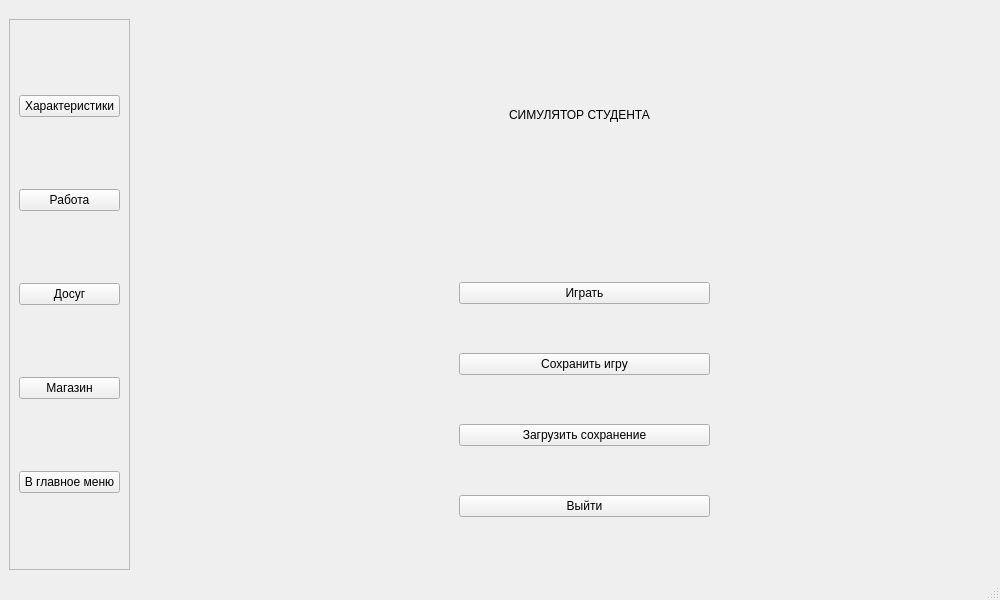
<?xml version="1.0" encoding="UTF-8"?>
<ui version="4.0">
 <class>MainWindow</class>
 <widget class="QMainWindow" name="MainWindow">
  <property name="geometry">
   <rect>
    <x>0</x>
    <y>0</y>
    <width>1000</width>
    <height>600</height>
   </rect>
  </property>
  <property name="minimumSize">
   <size>
    <width>1000</width>
    <height>600</height>
   </size>
  </property>
  <property name="maximumSize">
   <size>
    <width>1000</width>
    <height>600</height>
   </size>
  </property>
  <property name="windowTitle">
   <string>MainWindow</string>
  </property>
  <widget class="QWidget" name="GameWindow">
   <property name="minimumSize">
    <size>
     <width>1000</width>
     <height>600</height>
    </size>
   </property>
   <property name="maximumSize">
    <size>
     <width>1000</width>
     <height>600</height>
    </size>
   </property>
   <widget class="QStackedWidget" name="stack">
    <property name="geometry">
     <rect>
      <x>149</x>
      <y>-1</y>
      <width>831</width>
      <height>571</height>
     </rect>
    </property>
    <property name="currentIndex">
     <number>0</number>
    </property>
    <widget class="QWidget" name="TitleScreen">
     <widget class="QWidget" name="verticalLayoutWidget">
      <property name="geometry">
       <rect>
        <x>10</x>
        <y>240</y>
        <width>851</width>
        <height>321</height>
       </rect>
      </property>
      <layout class="QVBoxLayout" name="layout_title_buttons">
       <property name="leftMargin">
        <number>300</number>
       </property>
       <property name="rightMargin">
        <number>300</number>
       </property>
       <item>
        <widget class="QPushButton" name="button_play">
         <property name="text">
          <string>Играть</string>
         </property>
        </widget>
       </item>
       <item>
        <widget class="QPushButton" name="Save">
         <property name="text">
          <string>Сохранить игру</string>
         </property>
        </widget>
       </item>
       <item>
        <widget class="QPushButton" name="LoadSave">
         <property name="text">
          <string>Загрузить сохранение</string>
         </property>
        </widget>
       </item>
       <item>
        <widget class="QPushButton" name="button_quit">
         <property name="text">
          <string>Выйти</string>
         </property>
        </widget>
       </item>
      </layout>
     </widget>
     <widget class="QLabel" name="label_name">
      <property name="geometry">
       <rect>
        <x>10</x>
        <y>70</y>
        <width>841</width>
        <height>91</height>
       </rect>
      </property>
      <property name="text">
       <string>СИМУЛЯТОР СТУДЕНТА</string>
      </property>
      <property name="alignment">
       <set>Qt::AlignCenter</set>
      </property>
     </widget>
    </widget>
    <widget class="QWidget" name="StatsScreen">
     <widget class="QWidget" name="verticalLayoutWidget_3">
      <property name="geometry">
       <rect>
        <x>29</x>
        <y>89</y>
        <width>691</width>
        <height>481</height>
       </rect>
      </property>
      <layout class="QVBoxLayout" name="layout_allstats">
       <property name="leftMargin">
        <number>0</number>
       </property>
       <item>
        <layout class="QVBoxLayout" name="layout_money">
         <item>
          <widget class="QLabel" name="label_money">
           <property name="text">
            <string>Деньги</string>
           </property>
          </widget>
         </item>
         <item>
          <widget class="QLabel" name="label_job">
           <property name="text">
            <string>Работа</string>
           </property>
          </widget>
         </item>
        </layout>
       </item>
       <item>
        <widget class="QProgressBar" name="progressBar_hunger">
         <property name="value">
          <number>24</number>
         </property>
         <property name="alignment">
          <set>Qt::AlignCenter</set>
         </property>
        </widget>
       </item>
       <item>
        <widget class="QProgressBar" name="progressBar_mental_condition">
         <property name="value">
          <number>24</number>
         </property>
         <property name="alignment">
          <set>Qt::AlignCenter</set>
         </property>
        </widget>
       </item>
       <item>
        <widget class="QProgressBar" name="progressBar_health">
         <property name="value">
          <number>24</number>
         </property>
         <property name="alignment">
          <set>Qt::AlignCenter</set>
         </property>
        </widget>
       </item>
       <item>
        <widget class="QLabel" name="label_date">
         <property name="text">
          <string>Дата</string>
         </property>
        </widget>
       </item>
      </layout>
     </widget>
     <widget class="QLabel" name="label_stats_greeting">
      <property name="geometry">
       <rect>
        <x>400</x>
        <y>40</y>
        <width>431</width>
        <height>51</height>
       </rect>
      </property>
      <property name="text">
       <string>Характеристики</string>
      </property>
      <property name="alignment">
       <set>Qt::AlignCenter</set>
      </property>
     </widget>
    </widget>
    <widget class="QWidget" name="JobsScreen">
     <widget class="QLabel" name="label_jobs_greeting">
      <property name="geometry">
       <rect>
        <x>400</x>
        <y>40</y>
        <width>431</width>
        <height>51</height>
       </rect>
      </property>
      <property name="text">
       <string>Работа</string>
      </property>
      <property name="alignment">
       <set>Qt::AlignCenter</set>
      </property>
     </widget>
     <widget class="QWidget" name="gridLayoutWidget_2">
      <property name="geometry">
       <rect>
        <x>401</x>
        <y>120</y>
        <width>422</width>
        <height>441</height>
       </rect>
      </property>
      <layout class="QGridLayout" name="layout_jobs_options">
       <item row="6" column="0">
        <widget class="QPushButton" name="button_jobs_option7">
         <property name="text">
          <string>C++-разработчик в крупной компании [70000 р./мес.]</string>
         </property>
        </widget>
       </item>
       <item row="1" column="0">
        <widget class="QPushButton" name="button_jobs_option2">
         <property name="text">
          <string>Продавец-кассир в продуктовом магазине [10000 р./мес.]</string>
         </property>
        </widget>
       </item>
       <item row="2" column="0">
        <widget class="QPushButton" name="button_jobs_option3">
         <property name="text">
          <string>Администратор в продуктовом магазине [15000 р./мес.]</string>
         </property>
        </widget>
       </item>
       <item row="7" column="0">
        <widget class="QPushButton" name="button_jobs_option8">
         <property name="text">
          <string>Тимлид в крупном проекте [100000 р./мес.]</string>
         </property>
        </widget>
       </item>
       <item row="4" column="0">
        <widget class="QPushButton" name="button_jobs_option5">
         <property name="text">
          <string>Backend-разработчик в маленькой компании [25000 р./мес.]</string>
         </property>
        </widget>
       </item>
       <item row="8" column="0">
        <widget class="QPushButton" name="button_jobs_option9">
         <property name="text">
          <string>Глава отдела в международной компании [160000 р./мес.]</string>
         </property>
        </widget>
       </item>
       <item row="5" column="0">
        <widget class="QPushButton" name="button_jobs_option6">
         <property name="text">
          <string>Java-разработчик в средней компании [45000 р./мес.]</string>
         </property>
        </widget>
       </item>
       <item row="3" column="0">
        <widget class="QPushButton" name="button_jobs_option4">
         <property name="text">
          <string>HTML-верстальщик в маленькой компании [17000 р./мес.]</string>
         </property>
        </widget>
       </item>
       <item row="0" column="0">
        <widget class="QPushButton" name="button_jobs_option1">
         <property name="text">
          <string>Уборщик в маке [8000 р./мес.]</string>
         </property>
        </widget>
       </item>
       <item row="9" column="0">
        <widget class="QPushButton" name="button_jobs_option10">
         <property name="text">
          <string>CEO регионального филиала в международной компании [320000 р./мес.]</string>
         </property>
        </widget>
       </item>
      </layout>
     </widget>
     <widget class="QLabel" name="label_jobs_fulltime">
      <property name="geometry">
       <rect>
        <x>438</x>
        <y>90</y>
        <width>391</width>
        <height>20</height>
       </rect>
      </property>
      <property name="text">
       <string>Полная занятость</string>
      </property>
      <property name="alignment">
       <set>Qt::AlignCenter</set>
      </property>
     </widget>
    </widget>
    <widget class="QWidget" name="ShopScreen">
     <widget class="QLabel" name="label_shop_greeting">
      <property name="geometry">
       <rect>
        <x>400</x>
        <y>40</y>
        <width>431</width>
        <height>51</height>
       </rect>
      </property>
      <property name="text">
       <string>Магазин</string>
      </property>
      <property name="alignment">
       <set>Qt::AlignCenter</set>
      </property>
     </widget>
     <widget class="QWidget" name="gridLayoutWidget">
      <property name="geometry">
       <rect>
        <x>280</x>
        <y>119</y>
        <width>551</width>
        <height>451</height>
       </rect>
      </property>
      <layout class="QGridLayout" name="layout_shop_options">
       <item row="7" column="0">
        <widget class="QPushButton" name="button_shop_option8">
         <property name="text">
          <string>Поесть в кафе</string>
         </property>
        </widget>
       </item>
       <item row="3" column="1">
        <widget class="QLabel" name="label_option4_desctiption">
         <property name="text">
          <string>[Сытность: 15, цена: 150]</string>
         </property>
         <property name="alignment">
          <set>Qt::AlignCenter</set>
         </property>
        </widget>
       </item>
       <item row="13" column="1">
        <widget class="QLabel" name="label_option14_desctiption">
         <property name="text">
          <string>[Сытность: 85, цена: 20000]</string>
         </property>
         <property name="alignment">
          <set>Qt::AlignCenter</set>
         </property>
        </widget>
       </item>
       <item row="6" column="0">
        <widget class="QPushButton" name="button_shop_option7">
         <property name="text">
          <string>Замутить карри</string>
         </property>
        </widget>
       </item>
       <item row="8" column="1">
        <widget class="QLabel" name="label_option9_desctiption">
         <property name="text">
          <string>[Сытность: 30, цена: 1200]</string>
         </property>
         <property name="alignment">
          <set>Qt::AlignCenter</set>
         </property>
        </widget>
       </item>
       <item row="0" column="0">
        <widget class="QPushButton" name="button_shop_option1">
         <property name="text">
          <string>Покопаться в мусорке</string>
         </property>
        </widget>
       </item>
       <item row="1" column="0">
        <widget class="QPushButton" name="button_shop_option2">
         <property name="text">
          <string>Съесть дошик</string>
         </property>
        </widget>
       </item>
       <item row="12" column="0">
        <widget class="QPushButton" name="button_shop_option13">
         <property name="text">
          <string>Устроить шведский стол</string>
         </property>
        </widget>
       </item>
       <item row="4" column="0">
        <widget class="QPushButton" name="button_shop_option5">
         <property name="text">
          <string>Замутить простое блюдо</string>
         </property>
        </widget>
       </item>
       <item row="5" column="0">
        <widget class="QPushButton" name="button_shop_option6">
         <property name="text">
          <string>Съесть макароны с сыром</string>
         </property>
        </widget>
       </item>
       <item row="3" column="0">
        <widget class="QPushButton" name="button_shop_option4">
         <property name="text">
          <string>Скушать шаурму</string>
         </property>
        </widget>
       </item>
       <item row="11" column="0">
        <widget class="QPushButton" name="button_shop_option12">
         <property name="text">
          <string>Нанять личного повара</string>
         </property>
        </widget>
       </item>
       <item row="2" column="0">
        <widget class="QPushButton" name="button_shop_option3">
         <property name="text">
          <string>Съесть качественный дошик</string>
         </property>
        </widget>
       </item>
       <item row="10" column="1">
        <widget class="QLabel" name="label_option11_desctiption">
         <property name="text">
          <string>[Сытность: 40, цена: 7000]</string>
         </property>
         <property name="alignment">
          <set>Qt::AlignCenter</set>
         </property>
        </widget>
       </item>
       <item row="7" column="1">
        <widget class="QLabel" name="label_option8_desctiption">
         <property name="text">
          <string>[Сытность: 25, цена: 700]</string>
         </property>
         <property name="alignment">
          <set>Qt::AlignCenter</set>
         </property>
        </widget>
       </item>
       <item row="13" column="0">
        <widget class="QPushButton" name="button_shop_option14">
         <property name="text">
          <string>Чревоугодничать</string>
         </property>
        </widget>
       </item>
       <item row="6" column="1">
        <widget class="QLabel" name="label_option7_desctiption">
         <property name="text">
          <string>[Сытность: 22, цена: 450]</string>
         </property>
         <property name="alignment">
          <set>Qt::AlignCenter</set>
         </property>
        </widget>
       </item>
       <item row="0" column="1">
        <widget class="QLabel" name="label_option1_description">
         <property name="text">
          <string>[Cытность: 3, цена: 0]</string>
         </property>
         <property name="alignment">
          <set>Qt::AlignCenter</set>
         </property>
        </widget>
       </item>
       <item row="2" column="1">
        <widget class="QLabel" name="label_option3_desctiption">
         <property name="text">
          <string>[Сытность: 7, цена: 100]</string>
         </property>
         <property name="alignment">
          <set>Qt::AlignCenter</set>
         </property>
        </widget>
       </item>
       <item row="9" column="0">
        <widget class="QPushButton" name="button_shop_option10">
         <property name="text">
          <string>Сходить в хороший ресторан</string>
         </property>
        </widget>
       </item>
       <item row="10" column="0">
        <widget class="QPushButton" name="button_shop_option11">
         <property name="text">
          <string>Посетить ресторан с мишлен</string>
         </property>
        </widget>
       </item>
       <item row="12" column="1">
        <widget class="QLabel" name="label_option13_desctiption">
         <property name="text">
          <string>[Сытность: 70, цена: 17000]</string>
         </property>
         <property name="alignment">
          <set>Qt::AlignCenter</set>
         </property>
        </widget>
       </item>
       <item row="11" column="1">
        <widget class="QLabel" name="label_option12_desctiption">
         <property name="text">
          <string>[Сытность: 50, цена: 10000]</string>
         </property>
         <property name="alignment">
          <set>Qt::AlignCenter</set>
         </property>
        </widget>
       </item>
       <item row="8" column="0">
        <widget class="QPushButton" name="button_shop_option9">
         <property name="text">
          <string>Сходить в бюджетный ресторан</string>
         </property>
        </widget>
       </item>
       <item row="9" column="1">
        <widget class="QLabel" name="label_option10_desctiption">
         <property name="text">
          <string>[Сытность: 35, цена: 3000]</string>
         </property>
         <property name="alignment">
          <set>Qt::AlignCenter</set>
         </property>
        </widget>
       </item>
       <item row="1" column="1">
        <widget class="QLabel" name="label_option2_desctiption">
         <property name="text">
          <string>[Сытность: 5, цена: 50]</string>
         </property>
         <property name="alignment">
          <set>Qt::AlignCenter</set>
         </property>
        </widget>
       </item>
       <item row="5" column="1">
        <widget class="QLabel" name="label_option6_desctiption">
         <property name="text">
          <string>[Сытность: 20, цена: 350]</string>
         </property>
         <property name="alignment">
          <set>Qt::AlignCenter</set>
         </property>
        </widget>
       </item>
       <item row="4" column="1">
        <widget class="QLabel" name="label_option5_desctiption">
         <property name="text">
          <string>[Сытность: 17, цена: 300]</string>
         </property>
         <property name="alignment">
          <set>Qt::AlignCenter</set>
         </property>
        </widget>
       </item>
       <item row="14" column="0">
        <widget class="QPushButton" name="button_shop_option15">
         <property name="text">
          <string>Нажраться до греха</string>
         </property>
        </widget>
       </item>
       <item row="14" column="1">
        <widget class="QLabel" name="label_option15_desctiption">
         <property name="text">
          <string>[Сытность: 100, цена: 30000]</string>
         </property>
         <property name="alignment">
          <set>Qt::AlignCenter</set>
         </property>
        </widget>
       </item>
      </layout>
     </widget>
    </widget>
    <widget class="QWidget" name="LeisureScreen">
     <widget class="QWidget" name="gridLayoutWidget_3">
      <property name="geometry">
       <rect>
        <x>270</x>
        <y>110</y>
        <width>551</width>
        <height>451</height>
       </rect>
      </property>
      <layout class="QGridLayout" name="layout_leisure_options">
       <item row="1" column="1">
        <widget class="QLabel" name="label_option2_desctiption_2">
         <property name="text">
          <string>[Настроение: 5, цена: 50, здровье: -3]</string>
         </property>
         <property name="alignment">
          <set>Qt::AlignCenter</set>
         </property>
        </widget>
       </item>
       <item row="2" column="1">
        <widget class="QLabel" name="label_option3_desctiption_2">
         <property name="text">
          <string>[Настроение: 7, цена: 100, здоровье: +3]</string>
         </property>
         <property name="alignment">
          <set>Qt::AlignCenter</set>
         </property>
        </widget>
       </item>
       <item row="5" column="0">
        <widget class="QPushButton" name="button_leisure_option6">
         <property name="text">
          <string>Устроить тусовку в общаге</string>
         </property>
        </widget>
       </item>
       <item row="10" column="0">
        <widget class="QPushButton" name="button_leisure_option11">
         <property name="text">
          <string>Сходить на свидание</string>
         </property>
        </widget>
       </item>
       <item row="7" column="0">
        <widget class="QPushButton" name="button_leisure_option8">
         <property name="text">
          <string>Посетить культурное мероприятие</string>
         </property>
        </widget>
       </item>
       <item row="4" column="0">
        <widget class="QPushButton" name="button_leisure_option5">
         <property name="text">
          <string>Сходить в баньку</string>
         </property>
        </widget>
       </item>
       <item row="11" column="1">
        <widget class="QLabel" name="label_option12_desctiption_2">
         <property name="text">
          <string>[Настроение: 50, цена: 10000]</string>
         </property>
         <property name="alignment">
          <set>Qt::AlignCenter</set>
         </property>
        </widget>
       </item>
       <item row="3" column="0">
        <widget class="QPushButton" name="button_leisure_option4">
         <property name="text">
          <string>Слушать музыку на максимальной громкости</string>
         </property>
        </widget>
       </item>
       <item row="3" column="1">
        <widget class="QLabel" name="label_option4_desctiption_2">
         <property name="text">
          <string>[Настроение: 15, цена: 150]</string>
         </property>
         <property name="alignment">
          <set>Qt::AlignCenter</set>
         </property>
        </widget>
       </item>
       <item row="12" column="0">
        <widget class="QPushButton" name="button_leisure_option13">
         <property name="text">
          <string>Отправиться в путешествие</string>
         </property>
        </widget>
       </item>
       <item row="0" column="1">
        <widget class="QLabel" name="label_option1_description_2">
         <property name="text">
          <string>[Настроение: 3, цена: 0]</string>
         </property>
         <property name="alignment">
          <set>Qt::AlignCenter</set>
         </property>
        </widget>
       </item>
       <item row="0" column="0">
        <widget class="QPushButton" name="button_leisure_option1">
         <property name="text">
          <string>Помечтать о счастливом будущем</string>
         </property>
        </widget>
       </item>
       <item row="9" column="1">
        <widget class="QLabel" name="label_option10_desctiption_2">
         <property name="text">
          <string>[Настроение: 35, цена: 3000, здоровье: -10]</string>
         </property>
         <property name="alignment">
          <set>Qt::AlignCenter</set>
         </property>
        </widget>
       </item>
       <item row="8" column="1">
        <widget class="QLabel" name="label_option9_desctiption_2">
         <property name="text">
          <string>[Настроение: 30, цена: 1200]</string>
         </property>
         <property name="alignment">
          <set>Qt::AlignCenter</set>
         </property>
        </widget>
       </item>
       <item row="11" column="0">
        <widget class="QPushButton" name="button_leisure_option12">
         <property name="text">
          <string>Заняться экстремальными видами спорта</string>
         </property>
        </widget>
       </item>
       <item row="7" column="1">
        <widget class="QLabel" name="label_option8_desctiption_2">
         <property name="text">
          <string>[Настроение: 25, цена: 700]</string>
         </property>
         <property name="alignment">
          <set>Qt::AlignCenter</set>
         </property>
        </widget>
       </item>
       <item row="5" column="1">
        <widget class="QLabel" name="label_option6_desctiption_2">
         <property name="text">
          <string>[Настроение: 20, цена: 350, здоровье: -5]</string>
         </property>
         <property name="alignment">
          <set>Qt::AlignCenter</set>
         </property>
        </widget>
       </item>
       <item row="12" column="1">
        <widget class="QLabel" name="label_option13_desctiption_2">
         <property name="text">
          <string>[Настроение: 70, цена: 17000]</string>
         </property>
         <property name="alignment">
          <set>Qt::AlignCenter</set>
         </property>
        </widget>
       </item>
       <item row="2" column="0">
        <widget class="QPushButton" name="button_leisure_option3">
         <property name="text">
          <string>Погулять</string>
         </property>
        </widget>
       </item>
       <item row="9" column="0">
        <widget class="QPushButton" name="button_leisure_option10">
         <property name="text">
          <string>Сходить в бар</string>
         </property>
        </widget>
       </item>
       <item row="10" column="1">
        <widget class="QLabel" name="label_option11_desctiption_2">
         <property name="text">
          <string>[Настроение: 40, цена: 7000]</string>
         </property>
         <property name="alignment">
          <set>Qt::AlignCenter</set>
         </property>
        </widget>
       </item>
       <item row="1" column="0">
        <widget class="QPushButton" name="button_leisure_option2">
         <property name="text">
          <string>Покурить</string>
         </property>
        </widget>
       </item>
       <item row="6" column="1">
        <widget class="QLabel" name="label_option7_desctiption_2">
         <property name="text">
          <string>[Настроение: 22, цена: 450, здоровье: -7]</string>
         </property>
         <property name="alignment">
          <set>Qt::AlignCenter</set>
         </property>
        </widget>
       </item>
       <item row="6" column="0">
        <widget class="QPushButton" name="button_leisure_option7">
         <property name="text">
          <string>Сходить в дешевый клуб</string>
         </property>
        </widget>
       </item>
       <item row="8" column="0">
        <widget class="QPushButton" name="button_leisure_option9">
         <property name="text">
          <string>Сходить в качалку</string>
         </property>
        </widget>
       </item>
       <item row="4" column="1">
        <widget class="QLabel" name="label_option5_desctiption_2">
         <property name="text">
          <string>[Настроение: 17, цена: 300]</string>
         </property>
         <property name="alignment">
          <set>Qt::AlignCenter</set>
         </property>
        </widget>
       </item>
      </layout>
     </widget>
     <widget class="QLabel" name="label_leisure_greeting">
      <property name="geometry">
       <rect>
        <x>340</x>
        <y>30</y>
        <width>431</width>
        <height>51</height>
       </rect>
      </property>
      <property name="text">
       <string>Развлечения</string>
      </property>
      <property name="alignment">
       <set>Qt::AlignCenter</set>
      </property>
     </widget>
    </widget>
   </widget>
   <widget class="QFrame" name="frame_game_buttons">
    <property name="geometry">
     <rect>
      <x>9</x>
      <y>19</y>
      <width>121</width>
      <height>551</height>
     </rect>
    </property>
    <property name="frameShape">
     <enum>QFrame::StyledPanel</enum>
    </property>
    <property name="frameShadow">
     <enum>QFrame::Raised</enum>
    </property>
    <widget class="QWidget" name="verticalLayoutWidget_2">
     <property name="geometry">
      <rect>
       <x>10</x>
       <y>10</y>
       <width>101</width>
       <height>531</height>
      </rect>
     </property>
     <layout class="QVBoxLayout" name="layout_game_buttons">
      <item>
       <widget class="QPushButton" name="button_stats">
        <property name="text">
         <string>Характеристики</string>
        </property>
       </widget>
      </item>
      <item>
       <widget class="QPushButton" name="button_jobs">
        <property name="text">
         <string>Работа</string>
        </property>
       </widget>
      </item>
      <item>
       <widget class="QPushButton" name="button_leisure">
        <property name="text">
         <string>Досуг</string>
        </property>
       </widget>
      </item>
      <item>
       <widget class="QPushButton" name="button_shop">
        <property name="text">
         <string>Магазин</string>
        </property>
       </widget>
      </item>
      <item>
       <widget class="QPushButton" name="button_back_title">
        <property name="text">
         <string>В главное меню</string>
        </property>
       </widget>
      </item>
     </layout>
    </widget>
   </widget>
  </widget>
  <widget class="QMenuBar" name="menubar">
   <property name="geometry">
    <rect>
     <x>0</x>
     <y>0</y>
     <width>1000</width>
     <height>21</height>
    </rect>
   </property>
  </widget>
  <widget class="QStatusBar" name="statusbar"/>
 </widget>
 <resources/>
 <connections/>
</ui>
